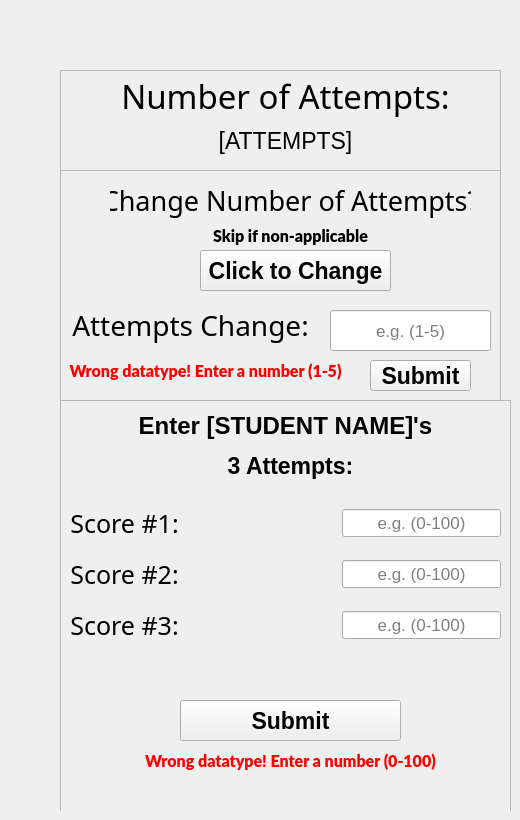
    <widget class="QWidget" name="Scores_Entry_3">
     <widget class="QWidget" name="widget_Scores_Entry_3_1" native="true">
      <property name="geometry">
       <rect>
        <x>60</x>
        <y>60</y>
        <width>451</width>
        <height>751</height>
       </rect>
      </property>
      <widget class="QFrame" name="frame_Scores_Entry_3_3">
       <property name="geometry">
        <rect>
         <x>0</x>
         <y>340</y>
         <width>451</width>
         <height>421</height>
        </rect>
       </property>
       <property name="frameShape">
        <enum>QFrame::StyledPanel</enum>
       </property>
       <property name="frameShadow">
        <enum>QFrame::Raised</enum>
       </property>
       <widget class="QLabel" name="label_Scores_Entry_3_ent_stud_name_1">
        <property name="geometry">
         <rect>
          <x>0</x>
          <y>10</y>
          <width>451</width>
          <height>31</height>
         </rect>
        </property>
        <property name="font">
         <font>
          <pointsize>18</pointsize>
          <weight>75</weight>
          <bold>true</bold>
         </font>
        </property>
        <property name="text">
         <string>Enter [STUDENT NAME]'s</string>
        </property>
        <property name="alignment">
         <set>Qt::AlignCenter</set>
        </property>
       </widget>
       <widget class="QLabel" name="label_Scores_Entry_3_three_attempts_1">
        <property name="geometry">
         <rect>
          <x>20</x>
          <y>50</y>
          <width>421</width>
          <height>31</height>
         </rect>
        </property>
        <property name="font">
         <font>
          <pointsize>17</pointsize>
          <weight>75</weight>
          <bold>true</bold>
         </font>
        </property>
        <property name="text">
         <string>3 Attempts:</string>
        </property>
        <property name="alignment">
         <set>Qt::AlignCenter</set>
        </property>
       </widget>
       <widget class="QLabel" name="label_Scores_Entry_3_error_message_1">
        <property name="enabled">
         <bool>false</bool>
        </property>
        <property name="geometry">
         <rect>
          <x>10</x>
          <y>350</y>
          <width>441</width>
          <height>21</height>
         </rect>
        </property>
        <property name="font">
         <font>
          <family>Lato Black</family>
          <pointsize>12</pointsize>
          <weight>75</weight>
          <italic>false</italic>
          <bold>true</bold>
         </font>
        </property>
        <property name="autoFillBackground">
         <bool>false</bool>
        </property>
        <property name="styleSheet">
         <string notr="true">color: red;</string>
        </property>
        <property name="text">
         <string>Wrong datatype! Enter a number (0-100)</string>
        </property>
        <property name="alignment">
         <set>Qt::AlignCenter</set>
        </property>
       </widget>
       <widget class="QPushButton" name="pushButton_Scores_Entry_3_submit_2">
        <property name="geometry">
         <rect>
          <x>120</x>
          <y>300</y>
          <width>221</width>
          <height>41</height>
         </rect>
        </property>
        <property name="font">
         <font>
          <pointsize>17</pointsize>
          <weight>75</weight>
          <italic>false</italic>
          <bold>true</bold>
          <underline>false</underline>
          <strikeout>false</strikeout>
          <kerning>true</kerning>
         </font>
        </property>
        <property name="text">
         <string>Submit</string>
        </property>
       </widget>
       <widget class="QWidget" name="verticalLayoutWidget_9">
        <property name="geometry">
         <rect>
          <x>10</x>
          <y>100</y>
          <width>431</width>
          <height>149</height>
         </rect>
        </property>
        <layout class="QVBoxLayout" name="verticalLayout_Scores_Entry_3_1">
         <item>
          <layout class="QHBoxLayout" name="horizontalLayout_Scores_Entry_3_1">
           <item>
            <widget class="QLabel" name="label_Scores_Entry_3_score_one_1">
             <property name="font">
              <font>
               <family>Oswald Light</family>
               <pointsize>19</pointsize>
              </font>
             </property>
             <property name="text">
              <string>Score #1:</string>
             </property>
             <property name="alignment">
              <set>Qt::AlignCenter</set>
             </property>
            </widget>
           </item>
           <item>
            <spacer name="horizontalSpacer_Scores_Entry_3_1">
             <property name="orientation">
              <enum>Qt::Horizontal</enum>
             </property>
             <property name="sizeHint" stdset="0">
              <size>
               <width>98</width>
               <height>43</height>
              </size>
             </property>
            </spacer>
           </item>
           <item>
            <widget class="QLineEdit" name="lineEdit_Scores_Entry_3_score_one_1">
             <property name="enabled">
              <bool>true</bool>
             </property>
             <property name="font">
              <font>
               <pointsize>13</pointsize>
              </font>
             </property>
             <property name="autoFillBackground">
              <bool>false</bool>
             </property>
             <property name="text">
              <string/>
             </property>
             <property name="frame">
              <bool>true</bool>
             </property>
             <property name="alignment">
              <set>Qt::AlignCenter</set>
             </property>
             <property name="readOnly">
              <bool>false</bool>
             </property>
             <property name="placeholderText">
              <string>e.g. (0-100)</string>
             </property>
             <property name="cursorMoveStyle">
              <enum>Qt::LogicalMoveStyle</enum>
             </property>
            </widget>
           </item>
          </layout>
         </item>
         <item>
          <layout class="QHBoxLayout" name="horizontalLayout_Scores_Entry_3_2">
           <item>
            <widget class="QLabel" name="label_Scores_Entry_3_score_two_1">
             <property name="font">
              <font>
               <family>Oswald Light</family>
               <pointsize>19</pointsize>
              </font>
             </property>
             <property name="text">
              <string>Score #2:</string>
             </property>
             <property name="alignment">
              <set>Qt::AlignCenter</set>
             </property>
            </widget>
           </item>
           <item>
            <spacer name="horizontalSpacer_Scores_Entry_3_2">
             <property name="orientation">
              <enum>Qt::Horizontal</enum>
             </property>
             <property name="sizeHint" stdset="0">
              <size>
               <width>98</width>
               <height>43</height>
              </size>
             </property>
            </spacer>
           </item>
           <item>
            <widget class="QLineEdit" name="lineEdit_Scores_Entry_3_score_two_1">
             <property name="enabled">
              <bool>true</bool>
             </property>
             <property name="font">
              <font>
               <pointsize>13</pointsize>
              </font>
             </property>
             <property name="autoFillBackground">
              <bool>false</bool>
             </property>
             <property name="text">
              <string/>
             </property>
             <property name="frame">
              <bool>true</bool>
             </property>
             <property name="alignment">
              <set>Qt::AlignCenter</set>
             </property>
             <property name="readOnly">
              <bool>false</bool>
             </property>
             <property name="placeholderText">
              <string>e.g. (0-100)</string>
             </property>
             <property name="cursorMoveStyle">
              <enum>Qt::LogicalMoveStyle</enum>
             </property>
            </widget>
           </item>
          </layout>
         </item>
         <item>
          <layout class="QHBoxLayout" name="horizontalLayout_Scores_Entry_3_3">
           <item>
            <widget class="QLabel" name="label_Scores_Entry_3_score_three_1">
             <property name="font">
              <font>
               <family>Oswald Light</family>
               <pointsize>19</pointsize>
              </font>
             </property>
             <property name="text">
              <string>Score #3:</string>
             </property>
             <property name="alignment">
              <set>Qt::AlignCenter</set>
             </property>
            </widget>
           </item>
           <item>
            <spacer name="horizontalSpacer_Scores_Entry_3_3">
             <property name="orientation">
              <enum>Qt::Horizontal</enum>
             </property>
             <property name="sizeHint" stdset="0">
              <size>
               <width>98</width>
               <height>43</height>
              </size>
             </property>
            </spacer>
           </item>
           <item>
            <widget class="QLineEdit" name="lineEdit_Scores_Entry_3_score_three_1">
             <property name="enabled">
              <bool>true</bool>
             </property>
             <property name="font">
              <font>
               <pointsize>13</pointsize>
              </font>
             </property>
             <property name="autoFillBackground">
              <bool>false</bool>
             </property>
             <property name="text">
              <string/>
             </property>
             <property name="frame">
              <bool>true</bool>
             </property>
             <property name="alignment">
              <set>Qt::AlignCenter</set>
             </property>
             <property name="readOnly">
              <bool>false</bool>
             </property>
             <property name="placeholderText">
              <string>e.g. (0-100)</string>
             </property>
             <property name="cursorMoveStyle">
              <enum>Qt::LogicalMoveStyle</enum>
             </property>
            </widget>
           </item>
          </layout>
         </item>
        </layout>
       </widget>
      </widget>
      <widget class="QFrame" name="frame_Scores_Entry_3_2">
       <property name="geometry">
        <rect>
         <x>0</x>
         <y>110</y>
         <width>441</width>
         <height>231</height>
        </rect>
       </property>
       <property name="frameShape">
        <enum>QFrame::StyledPanel</enum>
       </property>
       <property name="frameShadow">
        <enum>QFrame::Raised</enum>
       </property>
       <widget class="QLabel" name="label_Scores_Entry_3_skip_1">
        <property name="geometry">
         <rect>
          <x>130</x>
          <y>50</y>
          <width>201</width>
          <height>31</height>
         </rect>
        </property>
        <property name="font">
         <font>
          <family>Lato Black</family>
          <pointsize>12</pointsize>
          <weight>75</weight>
          <italic>false</italic>
          <bold>true</bold>
         </font>
        </property>
        <property name="autoFillBackground">
         <bool>false</bool>
        </property>
        <property name="text">
         <string>Skip if non-applicable</string>
        </property>
        <property name="alignment">
         <set>Qt::AlignCenter</set>
        </property>
       </widget>
       <widget class="QLineEdit" name="lineEdit_Scores_Entry_3_attempts_change_1">
        <property name="enabled">
         <bool>true</bool>
        </property>
        <property name="geometry">
         <rect>
          <x>270</x>
          <y>140</y>
          <width>161</width>
          <height>41</height>
         </rect>
        </property>
        <property name="font">
         <font>
          <pointsize>13</pointsize>
         </font>
        </property>
        <property name="autoFillBackground">
         <bool>false</bool>
        </property>
        <property name="text">
         <string/>
        </property>
        <property name="frame">
         <bool>true</bool>
        </property>
        <property name="alignment">
         <set>Qt::AlignCenter</set>
        </property>
        <property name="readOnly">
         <bool>false</bool>
        </property>
        <property name="placeholderText">
         <string>e.g. (1-5)</string>
        </property>
        <property name="cursorMoveStyle">
         <enum>Qt::LogicalMoveStyle</enum>
        </property>
       </widget>
       <widget class="QLabel" name="label_Scores_Entry_3_attempts_change_1">
        <property name="geometry">
         <rect>
          <x>50</x>
          <y>0</y>
          <width>361</width>
          <height>61</height>
         </rect>
        </property>
        <property name="font">
         <font>
          <family>Oswald Light</family>
          <pointsize>20</pointsize>
         </font>
        </property>
        <property name="text">
         <string>Change Number of Attempts?</string>
        </property>
        <property name="alignment">
         <set>Qt::AlignCenter</set>
        </property>
       </widget>
       <widget class="QPushButton" name="pushButton_Scores_Entry_3_change_1">
        <property name="geometry">
         <rect>
          <x>140</x>
          <y>80</y>
          <width>191</width>
          <height>41</height>
         </rect>
        </property>
        <property name="font">
         <font>
          <pointsize>17</pointsize>
          <weight>75</weight>
          <bold>true</bold>
         </font>
        </property>
        <property name="text">
         <string>Click to Change</string>
        </property>
       </widget>
       <widget class="QLabel" name="label_Scores_Entry_3_attempts_change_2">
        <property name="enabled">
         <bool>true</bool>
        </property>
        <property name="geometry">
         <rect>
          <x>10</x>
          <y>130</y>
          <width>241</width>
          <height>51</height>
         </rect>
        </property>
        <property name="font">
         <font>
          <family>Oswald Light</family>
          <pointsize>21</pointsize>
         </font>
        </property>
        <property name="text">
         <string>Attempts Change:</string>
        </property>
        <property name="alignment">
         <set>Qt::AlignCenter</set>
        </property>
       </widget>
       <widget class="QPushButton" name="pushButton_Scores_Entry_3_submit_1">
        <property name="enabled">
         <bool>true</bool>
        </property>
        <property name="geometry">
         <rect>
          <x>310</x>
          <y>190</y>
          <width>101</width>
          <height>31</height>
         </rect>
        </property>
        <property name="font">
         <font>
          <pointsize>17</pointsize>
          <weight>75</weight>
          <italic>false</italic>
          <bold>true</bold>
          <underline>false</underline>
          <strikeout>false</strikeout>
          <kerning>true</kerning>
         </font>
        </property>
        <property name="text">
         <string>Submit</string>
        </property>
       </widget>
       <widget class="QLabel" name="label_Scores_Entry_3_error_message_2">
        <property name="enabled">
         <bool>false</bool>
        </property>
        <property name="geometry">
         <rect>
          <x>0</x>
          <y>190</y>
          <width>291</width>
          <height>21</height>
         </rect>
        </property>
        <property name="font">
         <font>
          <family>Lato Black</family>
          <pointsize>12</pointsize>
          <weight>75</weight>
          <italic>false</italic>
          <bold>true</bold>
         </font>
        </property>
        <property name="autoFillBackground">
         <bool>false</bool>
        </property>
        <property name="styleSheet">
         <string notr="true">color: red;</string>
        </property>
        <property name="text">
         <string>Wrong datatype! Enter a number (1-5)</string>
        </property>
        <property name="alignment">
         <set>Qt::AlignCenter</set>
        </property>
       </widget>
      </widget>
      <widget class="QFrame" name="frame_Scores_Entry_3_1">
       <property name="geometry">
        <rect>
         <x>0</x>
         <y>10</y>
         <width>441</width>
         <height>101</height>
        </rect>
       </property>
       <property name="frameShape">
        <enum>QFrame::StyledPanel</enum>
       </property>
       <property name="frameShadow">
        <enum>QFrame::Raised</enum>
       </property>
       <widget class="QLabel" name="label_Scores_Entry_3_attempts_var_1">
        <property name="geometry">
         <rect>
          <x>60</x>
          <y>50</y>
          <width>331</width>
          <height>41</height>
         </rect>
        </property>
        <property name="font">
         <font>
          <pointsize>17</pointsize>
         </font>
        </property>
        <property name="text">
         <string>[ATTEMPTS]</string>
        </property>
        <property name="alignment">
         <set>Qt::AlignCenter</set>
        </property>
       </widget>
       <widget class="QLabel" name="label_Scores_Entry_3_num_of_attempts_1">
        <property name="geometry">
         <rect>
          <x>60</x>
          <y>0</y>
          <width>331</width>
          <height>51</height>
         </rect>
        </property>
        <property name="font">
         <font>
          <family>Oswald Light</family>
          <pointsize>25</pointsize>
         </font>
        </property>
        <property name="text">
         <string>Number of Attempts:</string>
        </property>
        <property name="alignment">
         <set>Qt::AlignCenter</set>
        </property>
       </widget>
      </widget>
     </widget>
    </widget>
